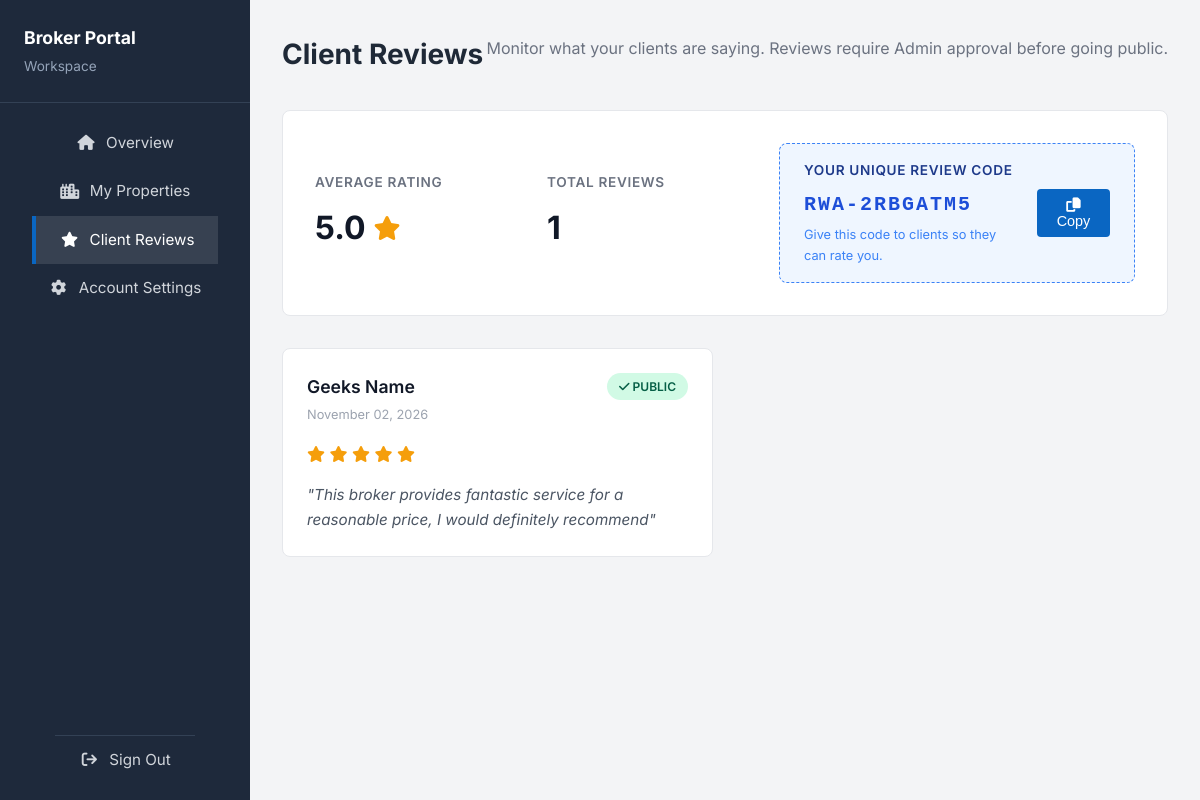
Page /my-reviews (signed in) on the committed database.
### models.py (models this page shows)
class Broker(db.Model):
    __tablename__ = 'brokers'
    id = db.Column(db.String(36), primary_key=True, default=generate_uuid)
    organization_id = db.Column(db.String(36), db.ForeignKey('organizations.id'), nullable=False)
    full_name = db.Column(db.String(100), nullable=False)
    phone = db.Column(db.String(30), nullable=False)
    email = db.Column(db.String(150), unique=True, nullable=False)
    password_hash = db.Column(db.Text, nullable=False)
    professional_title = db.Column(db.String(100))
    license_number = db.Column(db.String(100), unique=True, nullable=False)
    profile_photo_url = db.Column(db.String(255), nullable=True)
    bio = db.Column(db.Text, nullable=True)
    working_province = db.Column(db.String(100), nullable=True)
    working_district = db.Column(db.String(100), nullable=True)
    verification_code = db.Column(db.String(255), nullable=True)
    review_code = db.Column(db.String(20), unique=True, nullable=True)
    status = db.Column(db.String(20), default='Pending Registration')
    verified_at = db.Column(db.DateTime, nullable=True)
    expires_at = db.Column(db.DateTime, nullable=True)
    registered_by = db.Column(db.String(36), db.ForeignKey('association_admins.id'), nullable=True)
    created_at = db.Column(db.DateTime, default=datetime.utcnow)
    updated_at = db.Column(db.DateTime, default=datetime.utcnow, onupdate=datetime.utcnow)
    properties = db.relationship('Property', backref='broker', lazy=True, cascade="all, delete-orphan")
    reviews = db.relationship('Review', backref='broker', lazy=True, cascade="all, delete-orphan")

class Review(db.Model):
    __tablename__ = 'reviews'
    id = db.Column(db.String(36), primary_key=True, default=generate_uuid)
    broker_id = db.Column(db.String(36), db.ForeignKey('brokers.id'), nullable=False)
    client_name = db.Column(db.String(100), nullable=False)
    rating = db.Column(db.Integer, nullable=False)
    comment = db.Column(db.Text, nullable=False)
    is_approved = db.Column(db.Boolean, default=False)
    created_at = db.Column(db.DateTime, default=datetime.utcnow)

### broker.py (the view)
@broker_bp.route('/my-reviews')
@broker_login_required
def my_reviews():
    broker = Broker.query.get(session['broker_id'])
    reviews = Review.query.filter_by(broker_id=broker.id).order_by(Review.created_at.desc()).all()
    approved_reviews = [r for r in reviews if r.is_approved]
    avg_rating = 0
    if approved_reviews:
        avg_rating = round(sum(r.rating for r in approved_reviews) / len(approved_reviews), 1)
    return render_template('broker_reviews.html', broker=broker, reviews=reviews, avg_rating=avg_rating)

### broker.py (called while the page is built)
def broker_login_required(f):
    @wraps(f)
    def decorated_function(*args, **kwargs):
        if 'broker_id' not in session:
            flash("Please log in to access the Broker Portal.", "warning")
            return redirect(url_for('landing.login_portal'))
        broker = Broker.query.get(session['broker_id'])
        if not broker or broker.status == 'Suspended':
            session.pop('broker_id', None)
            flash("Your account has been suspended. Please contact your organization.", "error")
            return redirect(url_for('landing.login_portal'))
        return f(*args, **kwargs)
    return decorated_function

### templates/broker_reviews.html (shortened to what this page needs)
{% extends "broker_base.html" %}
{% block content %}
<div class="admin-header">
    <h1>Client Reviews</h1>
    <p style="color: var(--text-muted); margin-top: 0.25rem;">Monitor what your clients are saying. Reviews require Admin approval before going public.</p>
</div>
<div class="stats-header">
    <div class="stat-box">
        <div class="stat-title">Average Rating</div>
        <div class="stat-value">
            {{ avg_rating }} <i class="fa-solid fa-star" style="color: #F59E0B; font-size: 1.5rem;"></i>
        </div>
    </div>
    <div class="stat-box">
        <div class="stat-title">Total Reviews</div>
        <div class="stat-value">{{ reviews|length }}</div>
    </div>
    <div class="code-box">
        <div>
            <div class="stat-title" style="color: #1E3A8A;">Your Unique Review Code</div>
            <div style="font-family: monospace; font-size: 1.25rem; font-weight: 700; color: #1D4ED8; letter-spacing: 2px;">
                {{ broker.review_code or 'N/A' }}
            </div>
            <p style="font-size: 0.8rem; color: #3B82F6; margin-top: 0.25rem; margin-bottom: 0;">Give this code to clients so they can rate you.</p>
        </div>
        <button onclick="navigator.clipboard.writeText('{{ broker.review_code }}'); alert('Code copied to clipboard!');" class="btn-primary" style="padding: 0.5rem 1rem; font-size: 0.9rem;">
            <i class="fa-solid fa-copy"></i> Copy
        </button>
    </div>
</div>
<div class="review-grid">
    {% for review in reviews %}
    <div class="review-card">
        <div class="review-header">
            <div>
                <div class="client-name">{{ review.client_name }}</div>
                <span class="review-date">{{ review.created_at.strftime('%B %d, %Y') if review.created_at else 'Recent' }}</span>
            </div>
            {% if review.is_approved %}
                <span class="badge approved"><i class="fa-solid fa-check"></i> Public</span>
            {% else %}
                <span class="badge pending"><i class="fa-solid fa-clock"></i> Pending Admin</span>
            {% endif %}
        </div>
        <div class="stars">
            {% for _ in range(review.rating) %}
                <i class="fa-solid fa-star"></i>
            {% endfor %}
        </div>
        <div class="review-comment">
            "{{ review.comment }}"
        </div>
    </div>
    {% endfor %}
</div>
{% endblock %}

### static/css/style.css (style rules this page uses)
:root { --bg-white: #FFFFFF; --text-dark: #1F2937; --text-muted: #6B7280; --border-grey: #E5E7EB; --hover-grey: #F3F4F6; --btn-blue: #0A66C2; --btn-blue-hover: #004182; --footer-bg: #2f426b; }
body { font-family: 'Inter', sans-serif; background-color: var(--bg-white); color: var(--text-dark); margin: 0; padding: 0; line-height: 1.6; display: flex; flex-direction: column; min-height: 100vh; }
.btn-primary { background-color: var(--btn-blue); color: var(--bg-white); padding: 0.5rem 1.25rem; border-radius: 4px; text-decoration: none; font-weight: 500; font-size: 0.95rem; transition: background-color 0.2s; border: none; cursor: pointer; }

### static/css/admin_style.css (style rules this page uses)
.admin-header { display: flex; justify-content: space-between; align-items: center; margin-bottom: 2rem; }
.admin-header h1 { margin: 0; font-size: 1.75rem; color: var(--text-dark); }

### templates/broker_reviews.html (style rules this page uses)
.stats-header { display: flex; gap: 2rem; background: white; padding: 2rem; border-radius: 8px; border: 1px solid var(--border-grey); margin-top: 1.5rem; margin-bottom: 2rem; align-items: center; flex-wrap: wrap; }
.stat-box { flex: 1; min-width: 200px; }
.stat-title { font-size: 0.85rem; color: #6B7280; font-weight: 600; text-transform: uppercase; letter-spacing: 0.05em; margin-bottom: 0.5rem; }
.stat-value { font-size: 2rem; font-weight: 700; color: #111827; display: flex; align-items: center; gap: 0.5rem; }
.code-box { background: #EFF6FF; border: 1px dashed #3B82F6; padding: 1rem 1.5rem; border-radius: 8px; display: flex; align-items: center; justify-content: space-between; gap: 1rem; flex: 2; min-width: 300px; }
.review-grid { display: grid; grid-template-columns: repeat(auto-fill, minmax(320px, 1fr)); gap: 1.5rem; }
.review-card { background: white; border: 1px solid var(--border-grey); border-radius: 8px; padding: 1.5rem; display: flex; flex-direction: column; transition: transform 0.2s, box-shadow 0.2s; }
.review-header { display: flex; justify-content: space-between; align-items: flex-start; margin-bottom: 1rem; }
.client-name { font-weight: 600; color: #111827; font-size: 1.1rem; }
.review-date { font-size: 0.8rem; color: #9CA3AF; margin-top: 0.25rem; display: block; }
.badge { padding: 0.25rem 0.75rem; border-radius: 999px; font-size: 0.75rem; font-weight: 600; text-transform: uppercase; }
.badge.approved { background-color: #D1FAE5; color: #065F46; }
.stars { color: #F59E0B; margin-bottom: 1rem; font-size: 1rem; }
.review-comment { color: #4B5563; font-size: 0.95rem; line-height: 1.6; font-style: italic; flex-grow: 1; }

### rows in the picture
Broker: review_code "RWA-2RBGATM5"
Review: client_name "Geeks Name", created_at "November 02, 2026", is_approved True (drawn), rating 5 (drawn), comment "This broker provides fantastic service for a reasonable price, I would definitely recommend"

### other values in the picture
{{ avg_rating }} "5.0"
{{ reviews|length }} "1"
